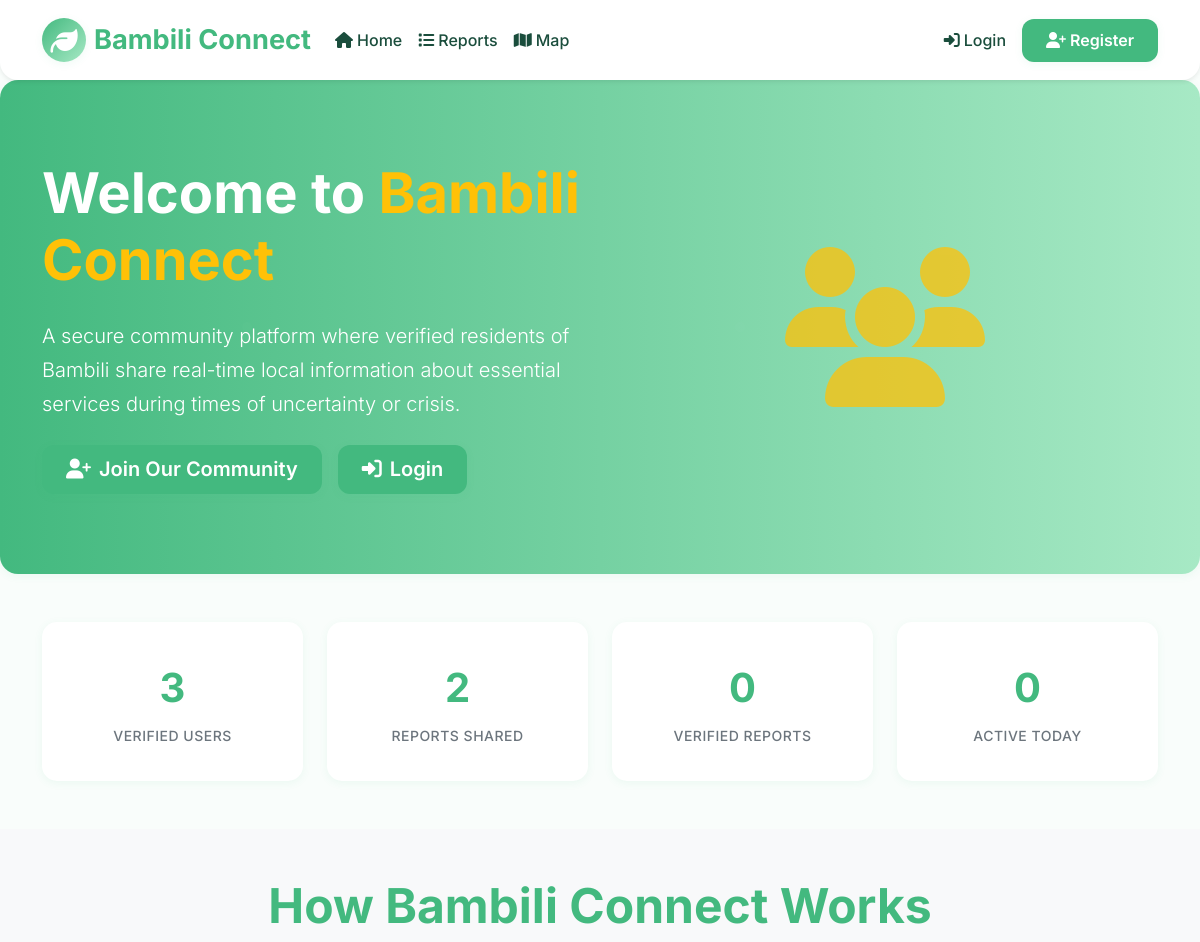
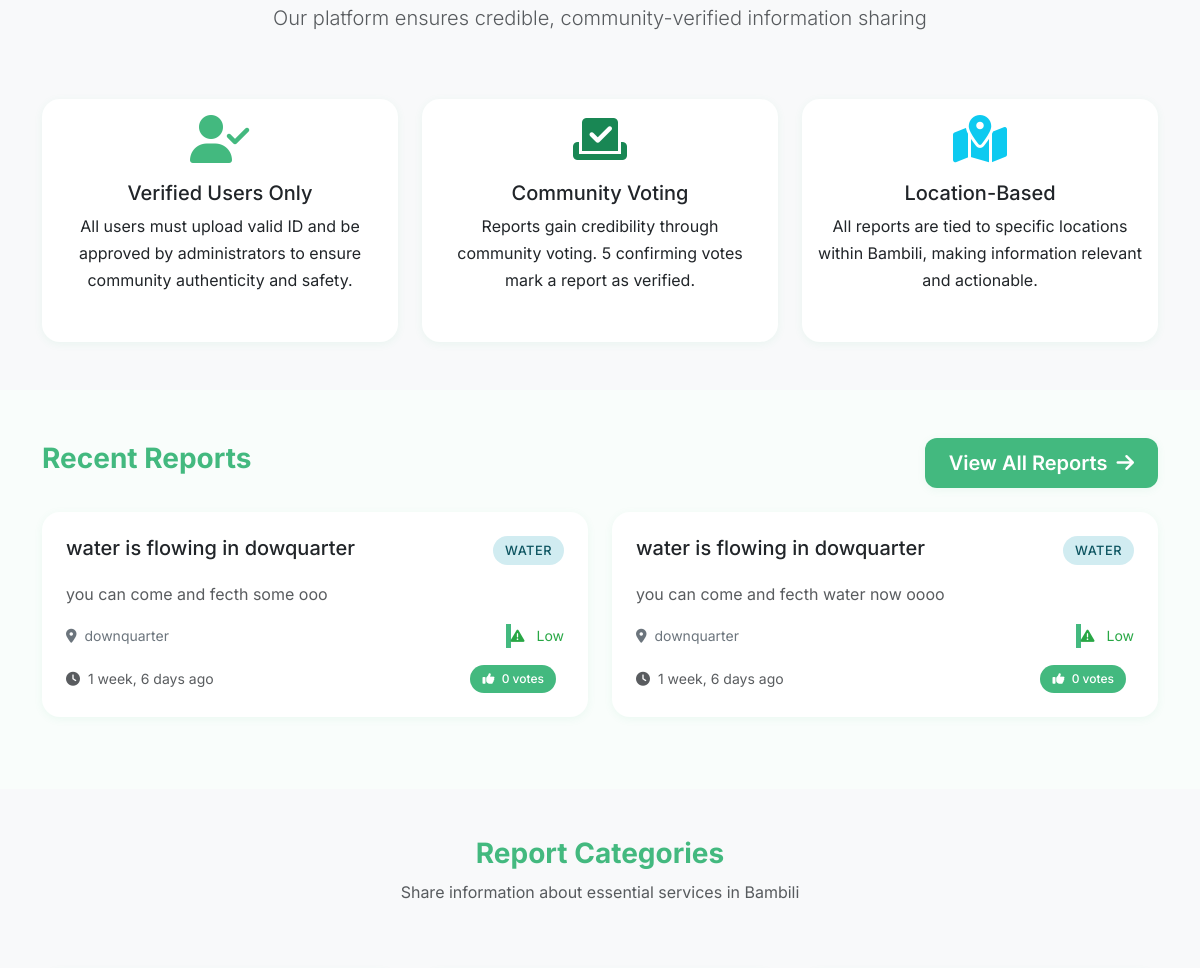
Before: / (upper part) with the older database file (2 pictures, top to bottom).
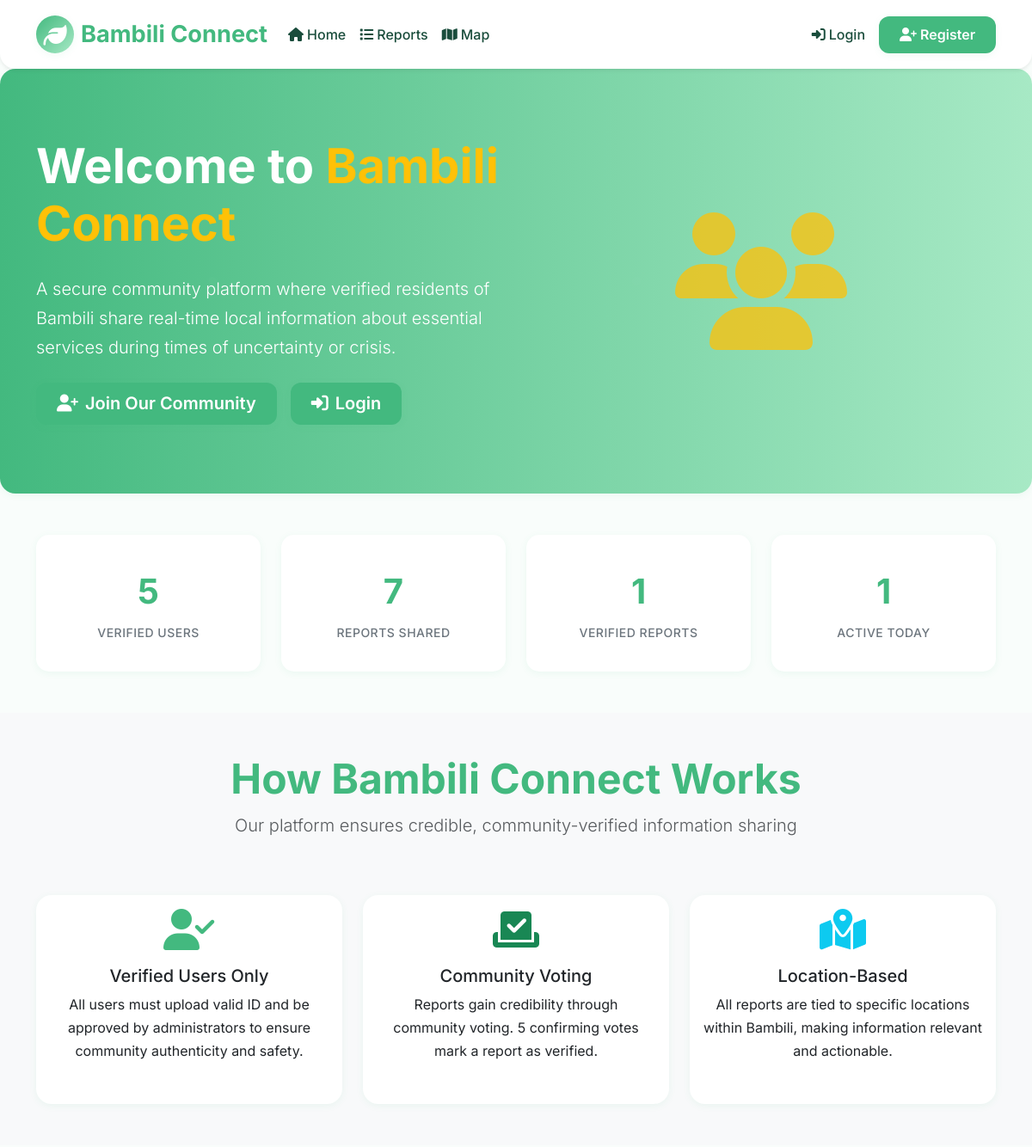
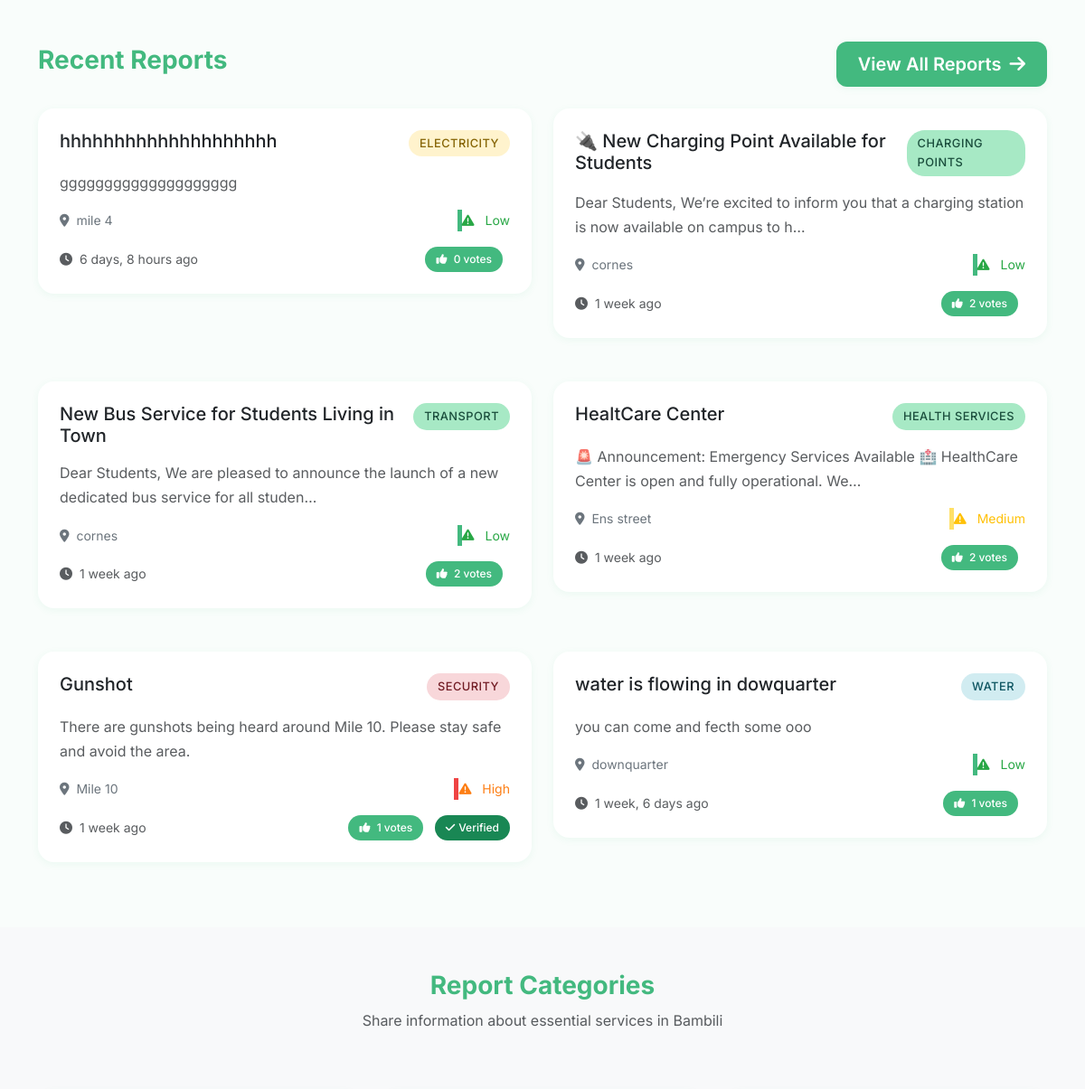
After: the same page with the newer database file (2 pictures, top to bottom).
### trustwave/models.py (models this page shows, shortened)
class Report(models.Model):
    title = models.CharField(max_length=255)
    description = models.TextField(help_text="Provide detailed information about the situation")
    location = models.CharField(
        max_length=255,
        help_text="Specific location within Bambili (e.g., Mile 4 Junction, Ntarinkon Market)"
    )
    category = models.CharField(
        max_length=20,
        choices=ReportCategory.choices,
        default=ReportCategory.OTHER
    )
    urgency = models.CharField(
        max_length=10,
        choices=UrgencyLevel.choices,
        default=UrgencyLevel.LOW
    )
    latitude = models.FloatField(
        null=True,
        blank=True,
        help_text="Latitude coordinate of the report location"
    )
    longitude = models.FloatField(
        null=True,
        blank=True,
        help_text="Longitude coordinate of the report location"
    )
    image = models.ImageField(
        upload_to=report_directory_path,
        blank=True,
        null=True,
        validators=[FileExtensionValidator(allowed_extensions=['jpg', 'jpeg', 'png'])],
        help_text="Upload a photo as proof (JPG or PNG)"
    )
    video = models.FileField(
        upload_to=report_directory_path,
        blank=True,
        null=True,
        validators=[FileExtensionValidator(allowed_extensions=['mp4', 'mov', 'avi'])],
        help_text="Upload a video as proof (MP4, MOV, or AVI)"
    )
    document = models.FileField(
        upload_to=report_directory_path,
        blank=True,
        null=True,
        validators=[FileExtensionValidator(allowed_extensions=['pdf', 'doc', 'docx'])],
        help_text="Upload a document as proof (PDF, DOC, or DOCX)"
    )
    latitude = models.DecimalField(max_digits=9, decimal_places=6, blank=True, null=True)
    longitude = models.DecimalField(max_digits=9, decimal_places=6, blank=True, null=True)
    user = models.ForeignKey(CustomUser, on_delete=models.CASCADE, related_name='reports')
    created_at = models.DateTimeField(auto_now_add=True)
    updated_at = models.DateTimeField(auto_now=True)
    is_verified = models.BooleanField(default=False)
    is_active = models.BooleanField(default=True)
    class Meta:
        ordering = ['-created_at']
        indexes = [
            models.Index(fields=['category', 'created_at']),
            models.Index(fields=['location', 'created_at']),
            models.Index(fields=['is_verified', 'created_at']),
        ]
    @property
    def vote_count(self):
        return self.votes.count()

### trustwave/views.py (the view)
# urls.py: path('', views.home, name='home'),
def home(request):
    context = {
        'total_users': CustomUser.objects.filter(status='validated').count(),
        'total_reports': Report.objects.filter(is_active=True).count(),
        'verified_reports': Report.objects.filter(is_verified=True, is_active=True).count(),
        'active_today': UserActivity.objects.filter(
            timestamp__date=timezone.now().date()
        ).values('user').distinct().count(),
        'recent_reports': Report.objects.filter(
            is_active=True
        ).select_related('user').order_by('-created_at')[:6]
    }
    return render(request, 'trustwave/index.html', context)

### templates/trustwave/index.html (shortened to what the changed rows need)
{% extends 'base.html' %}
{% load static %}
{% block content %}
<section class="hero-section">
    <div class="container">
        <div class="row align-items-center">
            <div class="col-lg-6">
                <div class="hero-content">
                    <h1 class="display-4 fw-bold mb-4">
                        Welcome to <span class="text-warning">Bambili Connect</span>
                    </h1>
                </div>
            </div>
        </div>
    </div>
</section>
<section class="py-5">
    <div class="container">
        <div class="row g-4">
            <div class="col-md-3">
                <div class="stats-card">
                    <span class="stats-number">{{ total_users }}</span>
                    <span class="stats-label">Verified Users</span>
                </div>
            </div>
            <div class="col-md-3">
                <div class="stats-card">
                    <span class="stats-number">{{ total_reports }}</span>
                    <span class="stats-label">Reports Shared</span>
                </div>
            </div>
            <div class="col-md-3">
                <div class="stats-card">
                    <span class="stats-number">{{ verified_reports }}</span>
                    <span class="stats-label">Verified Reports</span>
                </div>
            </div>
            <div class="col-md-3">
                <div class="stats-card">
                    <span class="stats-number">{{ active_today }}</span>
                    <span class="stats-label">Active Today</span>
                </div>
            </div>
        </div>
    </div>
</section>
<section class="py-5 bg-light">
    <div class="container">
        <div class="row">
            <div class="col-lg-12 text-center mb-5">
                <h2 class="display-5 fw-bold text-primary">How Bambili Connect Works</h2>
            </div>
        </div>
    </div>
</section>
<section class="py-5">
    <div class="container">
        <div class="row g-4">
            {% for report in recent_reports %}
                <div class="col-lg-6">
                    <div class="card report-card">
                        <div class="card-body">
                            <div class="d-flex justify-content-between align-items-start mb-3">
                                <h5 class="card-title mb-0">{{ report.title|truncatechars:50 }}</h5>
                                <span class="category-badge category-{{ report.category }}">
                                    {{ report.get_category_display }}
                                </span>
                            </div>
                            <p class="card-text text-muted">
                                {{ report.description|truncatechars:100 }}
                            </p>
                            <div class="report-meta d-flex justify-content-between align-items-center">
                                <div>
                                    <i class="fas fa-map-marker-alt me-1"></i>
                                    {{ report.location }}
                                </div>
                                <div>
                                    <span class="urgency-{{ report.urgency }} d-flex align-items-center" style="margin-left: 2cm;">
                                        <i class="fas fa-exclamation-triangle"></i> &nbsp;
                                        <span class="ms-2">{{ report.get_urgency_display }}</span>
                                    </span>
                                </div>
                            </div>
                            <div class="mt-3 d-flex justify-content-between align-items-center">
                                <small class="text-muted">
                                    <i class="fas fa-clock me-1"></i>
                                    {{ report.created_at|timesince }} ago
                                </small>
                                <div>
                                    <span class="badge bg-primary me-2">
                                        <i class="fas fa-thumbs-up me-1"></i>
                                        {{ report.vote_count }} votes
                                    </span>
                                    {% if report.is_verified %}
                                        <span class="badge bg-success">
                                            <i class="fas fa-check me-1"></i>Verified
                                        </span>
                                    {% endif %}
                                </div>
                            </div>
                        </div>
                    </div>
                </div>
            {% endfor %}
        </div>
    </div>
</section>
{% endblock %}

Changed rows visible on the page:
no longer on this page (row unchanged): Report: title "water is flowing in dowquarter", category "WATER", description "you can come and fecth water now oooo", location "downquarter", urgency "Low", created_at "1 week, 6 days", vote_count "0"
added Report: title "hhhhhhhhhhhhhhhhhhhh", category "ELECTRICITY", description "gggggggggggggggggggg", location "mile 4", urgency "Low", created_at "6 days, 8 hours", vote_count "0"
added Report: title "🔌 New Charging Point Available for Students", category "CHARGING POINTS", description "Dear Students, We’re excited to inform you that a charging station is now available on campus to h…", location "cornes", urgency "Low", created_at "1 week", vote_count "2"
added Report: title "New Bus Service for Students Living in Town", category "TRANSPORT", description "Dear Students, We are pleased to announce the launch of a new dedicated bus service for all studen…", location "cornes", urgency "Low", created_at "1 week", vote_count "2"
added Report: title "HealtCare Center", category "HEALTH SERVICES", description "🚨 Announcement: Emergency Services Available 🏥 HealthCare Center is open and fully operational. We…", location "Ens street", urgency "Medium", created_at "1 week", vote_count "2"
added Report: title "Gunshot", category "SECURITY", description "There are gunshots being heard around Mile 10. Please stay safe and avoid the area.", location "Mile 10", urgency "High", created_at "1 week", vote_count "1", is_verified True (drawn)
computed for Report "water is flowing in dowquarter": vote_count "0" → "1"
Other visible differences:
{{ total_users }}: "3" → "5"
{{ total_reports }}: "2" → "7"
{{ verified_reports }}: "0" → "1"
{{ active_today }}: "0" → "1"
